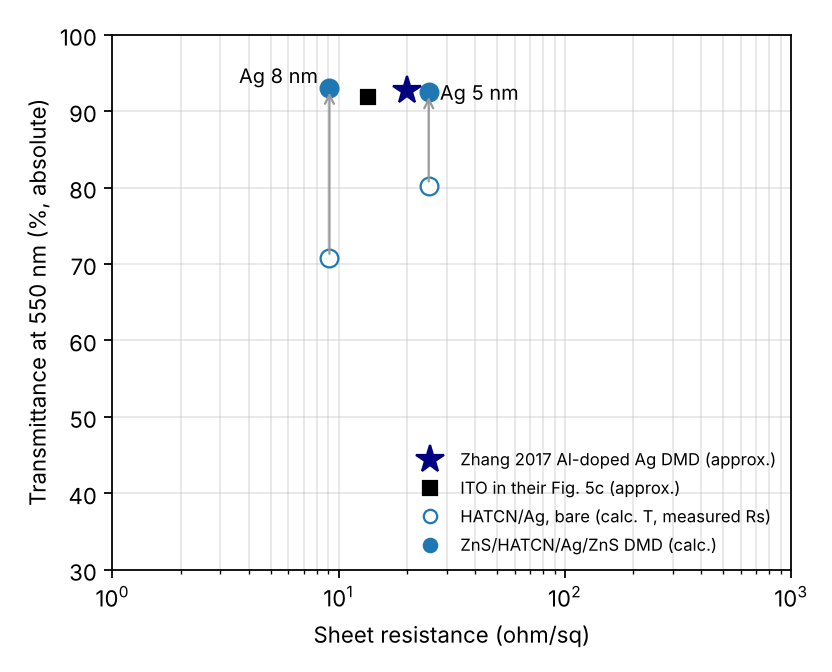

Write Python code to recreate this figure.
"""Where HATCN-seeded Ag lands on the T(550)-vs-Rs map of Zhang et al., Adv. Mater. 2017, 29, 1605177 (Fig. 5c).
T(550) is absolute (glass substrate incl. its back face, as in that paper), bare film and ZnS/HATCN/Ag/ZnS DMD optimised
for T(550), from dmd_transmittance.TRA with the joint nk of each Ag thickness.  Rs: measured on HATCN seeds
(3 / 5 nm on HATCN 4 nm, 8 nm on HATCN 5 nm); thicknesses without a measurement are not plotted.
The Zhang star and ITO point are read off their Fig. 5c by eye (approximate)."""
import numpy as np, matplotlib; matplotlib.use('Agg'); import matplotlib.pyplot as plt
from scipy.optimize import minimize
import dmd_transmittance as M
FILES = {5: 'Ag_HATCN_1-7_5nm_nk.csv', 8: 'Ag_HATCN_2-6_8nm_nk.csv'}
RS = {5: 25.0, 8: 9.1}
i5 = list(M.L).index(550.)
rows = []
for d, fn in FILES.items():
    a = np.genfromtxt('/home/user/OLED-/sim/teoled_opt/nk_joint/' + fn, delimiter=',', names=True)
    M.AG = np.interp(M.L, a['wavelength_nm'], a['n_joint']) + 1j * np.interp(M.L, a['wavelength_nm'], a['k_joint'])
    bare = M.TRA(0, 0, dag=d)[i5]
    r = min((minimize(lambda x: -M.TRA(*np.abs(x), dag=d)[i5, 0], x0, method='Nelder-Mead', options=dict(xatol=0.5, fatol=1e-5))
             for x0 in ([30, 30], [50, 40], [60, 20])), key=lambda r: r.fun)
    d1, d2 = np.abs(r.x); o = M.TRA(d1, d2, dag=d)[i5]
    rows.append((d, RS[d], bare[0], o[0], o[2], d1, d2))
    print('Ag %d nm  Rs %.1f ohm/sq | bare T550 %.3f | DMD ZnS %.0f/HATCN/Ag/ZnS %.0f: T550 %.3f, A550 %.3f' % (d, RS[d], bare[0], d1, d2, o[0], o[2]))
fig, ax = plt.subplots(figsize=(5.2, 4.2))
for d, rs, tb, td, *_ in rows:
    ax.annotate('', (rs, 100 * td), (rs, 100 * tb), arrowprops=dict(arrowstyle='->', color='0.6'))
    ax.plot(rs, 100 * tb, 'o', mfc='white', mec='C0', ms=8); ax.plot(rs, 100 * td, 'o', color='C0', ms=8)
    ax.text(rs * (1.12 if d != 8 else 0.89), 100 * td + (0 if d != 8 else 1.6), 'Ag %d nm' % d, va='center', ha='left' if d != 8 else 'right', fontsize=9)
ax.plot(20, 92.8, '*', color='navy', ms=13, label='Zhang 2017 Al-doped Ag DMD (approx.)')
ax.plot(13.5, 91.8, 's', color='k', ms=6, label='ITO in their Fig. 5c (approx.)')
ax.plot([], [], 'o', mfc='white', mec='C0', label='HATCN/Ag, bare (calc. T, measured Rs)')
ax.plot([], [], 'o', color='C0', label='ZnS/HATCN/Ag/ZnS DMD (calc.)')
ax.set_xscale('log'); ax.set_xlim(1, 1000); ax.set_ylim(30, 100)
ax.set_xlabel('Sheet resistance (ohm/sq)'); ax.set_ylabel('Transmittance at 550 nm (%, absolute)')
ax.legend(fontsize=7.5, loc='lower right', frameon=False); ax.grid(alpha=0.3, which='both')
fig.tight_layout(); fig.savefig('dmd_rs_plot.png', dpi=160)
